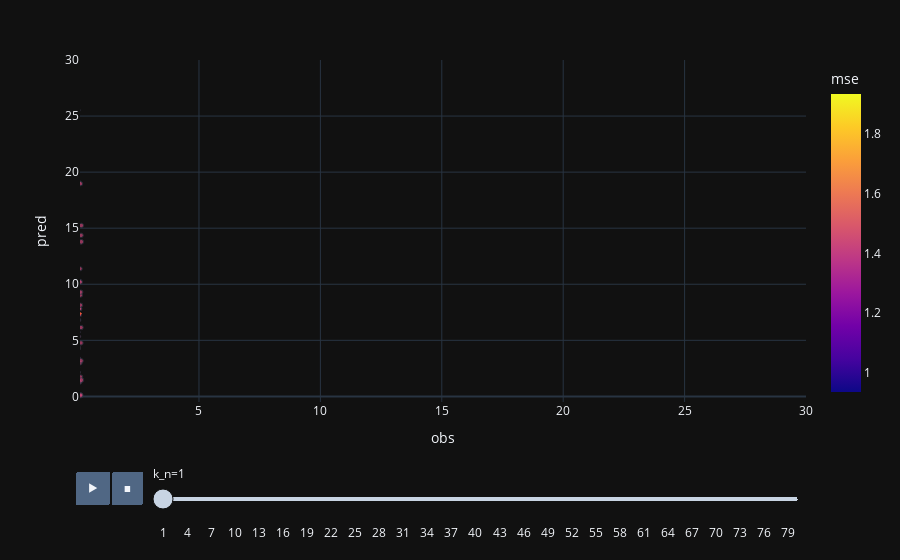

Source (notebook cell):
### Code cell
import pandas as pd
import plotly.express as px
import statsmodels as sm


px.scatter(df_test, x="obs", y="pred", animation_frame="k_n",
           #animation_group="mse",
           size="obs",
           color="mse", hover_name="mse",
           log_x=False,
           size_max=55,range_x=[0.1,30], range_y=[-0.5,30],
           trendline="ols"
           )

### Figure 1 — Plotly figure (JSON) as saved in the notebook; plotly's stock layout.template omitted (floating-point values rounded to 4 significant figures)
{"data": [{"hovertemplate": "<b>%{hovertext}</b><br><br>k_n=1<br>obs=%{marker.size}<br>pred=%{y}<br>mse=%{marker.color}<extra></extra>", "hovertext": [1.435, 1.435, 1.435, 1.435, 1.435, 1.435, 1.435, 1.435, 1.435, 1.435, 1.435, 1.435, 1.435, 1.435, 1.435, 1.435, 1.435, 1.435, 1.435, 1.435, 1.435, 1.435, 1.435, 1.435, 1.435, 1.435, 1.435, 1.435, 1.435, 1.435, 1.435, 1.435, 1.435, 1.435, 1.435, 1.435, 1.435, 1.435, 1.435, 1.435, 1.435, 1.435, 1.435, 1.435, 1.435, 1.435, 1.435, 1.435, 1.435, 1.435], "legendgroup": "", "marker": {"color": [1.435, 1.435, 1.435, 1.435, 1.435, 1.435, 1.435, 1.435, 1.435, 1.435, 1.435, 1.435, 1.435, 1.435, 1.435, 1.435, 1.435, 1.435, 1.435, 1.435, 1.435, 1.435, 1.435, 1.435, 1.435, 1.435, 1.435, 1.435, 1.435, 1.435, 1.435, 1.435, 1.435, 1.435, 1.435, 1.435, 1.435, 1.435, 1.435, 1.435, 1.435, 1.435, 1.435, 1.435, 1.435, 1.435, 1.435, 1.435, 1.435, 1.435], "coloraxis": "coloraxis", "size": [0.004708, 0.009296, 0.01809, 0.02728, 0.02795, 0.02997, 0.03034, 0.0327, 0.0328, 0.03442, 0.03829, 0.04111, 0.04862, 0.04957, 0.05169, 0.0523, 0.05384, 0.05498, 0.05939, 0.05956, 0.05957, 0.06658, 0.06903, 0.07014, 0.0715, 0.07622, 0.09315, 0.09331, 0.09588, 0.09613, 0.09761, 0.1009, 0.109, 0.1111, 0.1164, 0.1198, 0.1206, 0.1236, 0.1251, 0.1279, 0.1285, 0.1334, 0.1363, 0.1398, 0.1428, 0.1432, 0.1438, 0.1517, 0.153, 0.1563], "sizemode": "area", "sizeref": 0.01381, "symbol": "circle"}, "mode": "markers", "name": "", "orientation": "v", "showlegend": false, "x": [0.004708, 0.009296, 0.01809, 0.02728, 0.02795, 0.02997, 0.03034, 0.0327, 0.0328, 0.03442, 0.03829, 0.04111, 0.04862, 0.04957, 0.05169, 0.0523, 0.05384, 0.05498, 0.05939, 0.05956, 0.05957, 0.06658, 0.06903, 0.07014, 0.0715, 0.07622, 0.09315, 0.09331, 0.09588, 0.09613, 0.09761, 0.1009, 0.109, 0.1111, 0.1164, 0.1198, 0.1206, 0.1236, 0.1251, 0.1279, 0.1285, 0.1334, 0.1363, 0.1398, 0.1428, 0.1432, 0.1438, 0.1517, 0.153, 0.1563], "xaxis": "x", "y": [4.402, 4.458, 2.35, 11.54, 3.487, 9.716, 2.998, 21.26, 20.36, 1.63, 2.559, 8.143, 3.145, 3.022, 25.52, 5.726, 10.37, 4.235, 4.375, 10.37, 2.142, 5.336, 3.385, 6.809, 9.289, 19.1, 1.247, 7.258, 7.86, 1.332, 10.28, 7.803, 2.978, 11.39, 0.1498, 10.19, 9.026, 18.96, 8.137, 1.731, 0.05104, 9.3, 0.1171, 4.771, 6.143, 3.175, 14.36, 15.24, 13.79, 1.455], "yaxis": "y", "type": "scatter"}, {"hovertemplate": "<b>OLS trendline</b><br>pred = -1.70989 * obs + 7.59055<br>R<sup>2</sup>=0.000156<br><br>k_n=1<br>obs=%{x}<br>pred=%{y} <b>(trend)</b><extra></extra>", "legendgroup": "", "marker": {"symbol": "circle"}, "mode": "lines", "name": "", "showlegend": false, "x": [0.004708, 0.009296, 0.01809, 0.02728, 0.02795, 0.02997, 0.03034, 0.0327, 0.0328, 0.03442, 0.03829, 0.04111, 0.04862, 0.04957, 0.05169, 0.0523, 0.05384, 0.05498, 0.05939, 0.05956, 0.05957, 0.06658, 0.06903, 0.07014, 0.0715, 0.07622, 0.09315, 0.09331, 0.09588, 0.09613, 0.09761, 0.1009, 0.109, 0.1111, 0.1164, 0.1198, 0.1206, 0.1236, 0.1251, 0.1279, 0.1285, 0.1334, 0.1363, 0.1398, 0.1428, 0.1432, 0.1438, 0.1517, 0.153, 0.1563], "xaxis": "x", "y": [7.582, 7.575, 7.56, 7.544, 7.543, 7.539, 7.539, 7.535, 7.534, 7.532, 7.525, 7.52, 7.507, 7.506, 7.502, 7.501, 7.498, 7.497, 7.489, 7.489, 7.489, 7.477, 7.473, 7.471, 7.468, 7.46, 7.431, 7.431, 7.427, 7.426, 7.424, 7.418, 7.404, 7.401, 7.391, 7.386, 7.384, 7.379, 7.377, 7.372, 7.371, 7.362, 7.357, 7.351, 7.346, 7.346, 7.345, 7.331, 7.329, 7.323], "yaxis": "y", "type": "scatter"}], "layout": {"xaxis": {"anchor": "y", "domain": [0.0, 1.0], "title": {"text": "obs"}, "range": [0.1, 30]}, "yaxis": {"anchor": "x", "domain": [0.0, 1.0], "title": {"text": "pred"}, "range": [-0.5, 30]}, "coloraxis": {"colorbar": {"title": {"text": "mse"}}, "colorscale": [[0.0, "#0d0887"], [0.1111, "#46039f"], [0.2222, "#7201a8"], [0.3333, "#9c179e"], [0.4444, "#bd3786"], [0.5556, "#d8576b"], [0.6667, "#ed7953"], [0.7778, "#fb9f3a"], [0.8889, "#fdca26"], [1.0, "#f0f921"]]}, "legend": {"tracegroupgap": 0, "itemsizing": "constant"}, "margin": {"t": 60}, "updatemenus": [{"buttons": [{"args": [null, {"frame": {"duration": 500, "redraw": false}, "mode": "immediate", "fromcurrent": true, "transition": {"duration": 500, "easing": "linear"}}], "label": "&#9654;", "method": "animate"}, {"args": [[null], {"frame": {"duration": 0, "redraw": false}, "mode": "immediate", "fromcurrent": true, "transition": {"duration": 0, "easing": "linear"}}], "label": "&#9724;", "method": "animate"}], "direction": "left", "pad": {"r": 10, "t": 70}, "showactive": false, "type": "buttons", "x": 0.1, "xanchor": "right", "y": 0, "yanchor": "top"}], "sliders": [{"active": 0, "currentvalue": {"prefix": "k_n="}, "len": 0.9, "pad": {"b": 10, "t": 60}, "steps": [{"args": [["1"], {"frame": {"duration": 0, "redraw": false}, "mode": "immediate", "fromcurrent": true, "transition": {"duration": 0, "easing": "linear"}}], "label": "1", "method": "animate"}, {"args": [["2"], {"frame": {"duration": 0, "redraw": false}, "mode": "immediate", "fromcurrent": true, "transition": {"duration": 0, "easing": "linear"}}], "label": "2", "method": "animate"}, {"args": [["3"], {"frame": {"duration": 0, "redraw": false}, "mode": "immediate", "fromcurrent": true, "transition": {"duration": 0, "easing": "linear"}}], "label": "3", "method": "animate"}, {"args": [["4"], {"frame": {"duration": 0, "redraw": false}, "mode": "immediate", "fromcurrent": true, "transition": {"duration": 0, "easing": "linear"}}], "label": "4", "method": "animate"}, {"args": [["5"], {"frame": {"duration": 0, "redraw": false}, "mode": "immediate", "fromcurrent": true, "transition": {"duration": 0, "easing": "linear"}}], "label": "5", "method": "animate"}, {"args": [["6"], {"frame": {"duration": 0, "redraw": false}, "mode": "immediate", "fromcurrent": true, "transition": {"duration": 0, "easing": "linear"}}], "label": "6", "method": "animate"}, {"args": [["7"], {"frame": {"duration": 0, "redraw": false}, "mode": "immediate", "fromcurrent": true, "transition": {"duration": 0, "easing": "linear"}}], "label": "7", "method": "animate"}, {"args": [["8"], {"frame": {"duration": 0, "redraw": false}, "mode": "immediate", "fromcurrent": true, "transition": {"duration": 0, "easing": "linear"}}], "label": "8", "method": "animate"}, {"args": [["9"], {"frame": {"duration": 0, "redraw": false}, "mode": "immediate", "fromcurrent": true, "transition": {"duration": 0, "easing": "linear"}}], "label": "9", "method": "animate"}, {"args": [["10"], {"frame": {"duration": 0, "redraw": false}, "mode": "immediate", "fromcurrent": true, "transition": {"duration": 0, "easing": "linear"}}], "label": "10", "method": "animate"}, {"args": [["11"], {"frame": {"duration": 0, "redraw": false}, "mode": "immediate", "fromcurrent": true, "transition": {"duration": 0, "easing": "linear"}}], "label": "11", "method": "animate"}, {"args": [["12"], {"frame": {"duration": 0, "redraw": false}, "mode": "immediate", "fromcurrent": true, "transition": {"duration": 0, "easing": "linear"}}], "label": "12", "method": "animate"}, {"args": [["13"], {"frame": {"duration": 0, "redraw": false}, "mode": "immediate", "fromcurrent": true, "transition": {"duration": 0, "easing": "linear"}}], "label": "13", "method": "animate"}, {"args": [["14"], {"frame": {"duration": 0, "redraw": false}, "mode": "immediate", "fromcurrent": true, "transition": {"duration": 0, "easing": "linear"}}], "label": "14", "method": "animate"}, {"args": [["15"], {"frame": {"duration": 0, "redraw": false}, "mode": "immediate", "fromcurrent": true, "transition": {"duration": 0, "easing": "linear"}}], "label": "15", "method": "animate"}, {"args": [["16"], {"frame": {"duration": 0, "redraw": false}, "mode": "immediate", "fromcurrent": true, "transition": {"duration": 0, "easing": "linear"}}], "label": "16", "method": "animate"}, {"args": [["17"], {"frame": {"duration": 0, "redraw": false}, "mode": "immediate", "fromcurrent": true, "transition": {"duration": 0, "easing": "linear"}}], "label": "17", "method": "animate"}, {"args": [["18"], {"frame": {"duration": 0, "redraw": false}, "mode": "immediate", "fromcurrent": true, "transition": {"duration": 0, "easing": "linear"}}], "label": "18", "method": "animate"}, {"args": [["19"], {"frame": {"duration": 0, "redraw": false}, "mode": "immediate", "fromcurrent": true, "transition": {"duration": 0, "easing": "linear"}}], "label": "19", "method": "animate"}, {"args": [["20"], {"frame": {"duration": 0, "redraw": false}, "mode": "immediate", "fromcurrent": true, "transition": {"duration": 0, "easing": "linear"}}], "label": "20", "method": "animate"}, {"args": [["21"], {"frame": {"duration": 0, "redraw": false}, "mode": "immediate", "fromcurrent": true, "transition": {"duration": 0, "easing": "linear"}}], "label": "21", "method": "animate"}, {"args": [["22"], {"frame": {"duration": 0, "redraw": false}, "mode": "immediate", "fromcurrent": true, "transition": {"duration": 0, "easing": "linear"}}], "label": "22", "method": "animate"}, {"args": [["23"], {"frame": {"duration": 0, "redraw": false}, "mode": "immediate", "fromcurrent": true, "transition": {"duration": 0, "easing": "linear"}}], "label": "23", "method": "animate"}, {"args": [["24"], {"frame": {"duration": 0, "redraw": false}, "mode": "immediate", "fromcurrent": true, "transition": {"duration": 0, "easing": "linear"}}], "label": "24", "method": "animate"}, {"args": [["25"], {"frame": {"duration": 0, "redraw": false}, "mode": "immediate", "fromcurrent": true, "transition": {"duration": 0, "easing": "linear"}}], "label": "25", "method": "animate"}, {"args": [["26"], {"frame": {"duration": 0, "redraw": false}, "mode": "immediate", "fromcurrent": true, "transition": {"duration": 0, "easing": "linear"}}], "label": "26", "method": "animate"}, {"args": [["27"], {"frame": {"duration": 0, "redraw": false}, "mode": "immediate", "fromcurrent": true, "transition": {"duration": 0, "easing": "linear"}}], "label": "27", "method": "animate"}, {"args": [["28"], {"frame": {"duration": 0, "redraw": false}, "mode": "immediate", "fromcurrent": true, "transition": {"duration": 0, "easing": "linear"}}], "label": "28", "method": "animate"}, {"args": [["29"], {"frame": {"duration": 0, "redraw": false}, "mode": "immediate", "fromcurrent": true, "transition": {"duration": 0, "easing": "linear"}}], "label": "29", "method": "animate"}, {"args": [["30"], {"frame": {"duration": 0, "redraw": false}, "mode": "immediate", "fromcurrent": true, "transition": {"duration": 0, "easing": "linear"}}], "label": "30", "method": "animate"}, {"args": [["31"], {"frame": {"duration": 0, "redraw": false}, "mode": "immediate", "fromcurrent": true, "transition": {"duration": 0, "easing": "linear"}}], "label": "31", "method": "animate"}, {"args": [["32"], {"frame": {"duration": 0, "redraw": false}, "mode": "immediate", "fromcurrent": true, "transition": {"duration": 0, "easing": "linear"}}], "label": "32", "method": "animate"}, {"args": [["33"], {"frame": {"duration": 0, "redraw": false}, "mode": "immediate", "fromcurrent": true, "transition": {"duration": 0, "easing": "linear"}}], "label": "33", "method": "animate"}, {"args": [["34"], {"frame": {"duration": 0, "redraw": false}, "mode": "immediate", "fromcurrent": true, "transition": {"duration": 0, "easing": "linear"}}], "label": "34", "method": "animate"}, {"args": [["35"], {"frame": {"duration": 0, "redraw": false}, "mode": "immediate", "fromcurrent": true, "transition": {"duration": 0, "easing": "linear"}}], "label": "35", "method": "animate"}, {"args": [["36"], {"frame": {"duration": 0, "redraw": false}, "mode": "immediate", "fromcurrent": true, "transition": {"duration": 0, "easing": "linear"}}], "label": "36", "method": "animate"}, {"args": [["37"], {"frame": {"duration": 0, "redraw": false}, "mode": "immediate", "fromcurrent": true, "transition": {"duration": 0, "easing": "linear"}}], "label": "37", "method": "animate"}, {"args": [["38"], {"frame": {"duration": 0, "redraw": false}, "mode": "immediate", "fromcurrent": true, "transition": {"duration": 0, "easing": "linear"}}], "label": "38", "method": "animate"}, {"args": [["39"], {"frame": {"duration": 0, "redraw": false}, "mode": "immediate", "fromcurrent": true, "transition": {"duration": 0, "easing": "linear"}}], "label": "39", "method": "animate"}, {"args": [["40"], {"frame": {"duration": 0, "redraw": false}, "mode": "immediate", "fromcurrent": true, "transition": {"duration": 0, "easing": "linear"}}], "label": "40", "method": "animate"}, {"args": [["41"], {"frame": {"duration": 0, "redraw": false}, "mode": "immediate", "fromcurrent": true, "transition": {"duration": 0, "easing": "linear"}}], "label": "41", "method": "animate"}, {"args": [["42"], {"frame": {"duration": 0, "redraw": false}, "mode": "immediate", "fromcurrent": true, "transition": {"duration": 0, "easing": "linear"}}], "label": "42", "method": "animate"}, {"args": [["43"], {"frame": {"duration": 0, "redraw": false}, "mode": "immediate", "fromcurrent": true, "transition": {"duration": 0, "easing": "linear"}}], "label": "43", "method": "animate"}, {"args": [["44"], {"frame": {"duration": 0, "redraw": false}, "mode": "immediate", "fromcurrent": true, "transition": {"duration": 0, "easing": "linear"}}], "label": "44", "method": "animate"}, {"args": [["45"], {"frame": {"duration": 0, "redraw": false}, "mode": "immediate", "fromcurrent": true, "transition": {"duration": 0, "easing": "linear"}}], "label": "45", "method": "animate"}, {"args": [["46"], {"frame": {"duration": 0, "redraw": false}, "mode": "immediate", "fromcurrent": true, "transition": {"duration": 0, "easing": "linear"}}], "label": "46", "method": "animate"}, {"args": [["47"], {"frame": {"duration": 0, "redraw": false}, "mode": "immediate", "fromcurrent": true, "transition": {"duration": 0, "easing": "linear"}}], "label": "47", "method": "animate"}, {"args": [["48"], {"frame": {"duration": 0, "redraw": false}, "mode": "immediate", "fromcurrent": true, "transition": {"duration": 0, "easing": "linear"}}], "label": "48", "method": "animate"}, {"args": [["49"], {"frame": {"duration": 0, "redraw": false}, "mode": "immediate", "fromcurrent": true, "transition": {"duration": 0, "easing": "linear"}}], "label": "49", "method": "animate"}, {"args": [["50"], {"frame": {"duration": 0, "redraw": false}, "mode": "immediate", "fromcurrent": true, "transition": {"duration": 0, "easing": "linear"}}], "label": "50", "method": "animate"}, {"args": [["51"], {"frame": {"duration": 0, "redraw": false}, "mode": "immediate", "fromcurrent": true, "transition": {"duration": 0, "easing": "linear"}}], "label": "51", "method": "animate"}, {"args": [["52"], {"frame": {"duration": 0, "redraw": false}, "mode": "immediate", "fromcurrent": true, "transition": {"duration": 0, "easing": "linear"}}], "label": "52", "method": "animate"}, {"args": [["53"], {"frame": {"duration": 0, "redraw": false}, "mode": "immediate", "fromcurrent": true, "transition": {"duration": 0, "easing": "linear"}}], "label": "53", "method": "animate"}, {"args": [["54"], {"frame": {"duration": 0, "redraw": false}, "mode": "immediate", "fromcurrent": true, "transition": {"duration": 0, "easing": "linear"}}], "label": "54", "method": "animate"}, {"args": [["55"], {"frame": {"duration": 0, "redraw": false}, "mode": "immediate", "fromcurrent": true, "transition": {"duration": 0, "easing": "linear"}}], "label": "55", "method": "animate"}, {"args": [["56"], {"frame": {"duration": 0, "redraw": false}, "mode": "immediate", "fromcurrent": true, "transition": {"duration": 0, "easing": "linear"}}], "label": "56", "method": "animate"}, {"args": [["57"], {"frame": {"duration": 0, "redraw": false}, "mode": "immediate", "fromcurrent": true, "transition": {"duration": 0, "easing": "linear"}}], "label": "57", "method": "animate"}, {"args": [["58"], {"frame": {"duration": 0, "redraw": false}, "mode": "immediate", "fromcurrent": true, "transition": {"duration": 0, "easing": "linear"}}], "label": "58", "method": "animate"}, {"args": [["59"], {"frame": {"duration": 0, "redraw": false}, "mode": "immediate", "fromcurrent": true, "transition": {"duration": 0, "easing": "linear"}}], "label": "59", "method": "animate"}, {"args": [["60"], {"frame": {"duration": 0, "redraw": false}, "mode": "immediate", "fromcurrent": true, "transition": {"duration": 0, "easing": "linear"}}], "label": "60", "method": "animate"}, {"args": [["61"], {"frame": {"duration": 0, "redraw": false}, "mode": "immediate", "fromcurrent": true, "transition": {"duration": 0, "easing": "linear"}}], "label": "61", "method": "animate"}, {"args": [["62"], {"frame": {"duration": 0, "redraw": false}, "mode": "immediate", "fromcurrent": true, "transition": {"duration": 0, "easing": "linear"}}], "label": "62", "method": "animate"}, {"args": [["63"], {"frame": {"duration": 0, "redraw": false}, "mode": "immediate", "fromcurrent": true, "transition": {"duration": 0, "easing": "linear"}}], "label": "63", "method": "animate"}, {"args": [["64"], {"frame": {"duration": 0, "redraw": false}, "mode": "immediate", "fromcurrent": true, "transition": {"duration": 0, "easing": "linear"}}], "label": "64", "method": "animate"}, {"args": [["65"], {"frame": {"duration": 0, "redraw": false}, "mode": "immediate", "fromcurrent": true, "transition": {"duration": 0, "easing": "linear"}}], "label": "65", "method": "animate"}, {"args": [["66"], {"frame": {"duration": 0, "redraw": false}, "mode": "immediate", "fromcurrent": true, "transition": {"duration": 0, "easing": "linear"}}], "label": "66", "method": "animate"}, {"args": [["67"], {"frame": {"duration": 0, "redraw": false}, "mode": "immediate", "fromcurrent": true, "transition": {"duration": 0, "easing": "linear"}}], "label": "67", "method": "animate"}, {"args": [["68"], {"frame": {"duration": 0, "redraw": false}, "mode": "immediate", "fromcurrent": true, "transition": {"duration": 0, "easing": "linear"}}], "label": "68", "method": "animate"}, {"args": [["69"], {"frame": {"duration": 0, "redraw": false}, "mode": "immediate", "fromcurrent": true, "transition": {"duration": 0, "easing": "linear"}}], "label": "69", "method": "animate"}, {"args": [["70"], {"frame": {"duration": 0, "redraw": false}, "mode": "immediate", "fromcurrent": true, "transition": {"duration": 0, "easing": "linear"}}], "label": "70", "method": "animate"}, {"args": [["71"], {"frame": {"duration": 0, "redraw": false}, "mode": "immediate", "fromcurrent": true, "transition": {"duration": 0, "easing": "linear"}}], "label": "71", "method": "animate"}, {"args": [["72"], {"frame": {"duration": 0, "redraw": false}, "mode": "immediate", "fromcurrent": true, "transition": {"duration": 0, "easing": "linear"}}], "label": "72", "method": "animate"}, {"args": [["73"], {"frame": {"duration": 0, "redraw": false}, "mode": "immediate", "fromcurrent": true, "transition": {"duration": 0, "easing": "linear"}}], "label": "73", "method": "animate"}, {"args": [["74"], {"frame": {"duration": 0, "redraw": false}, "mode": "immediate", "fromcurrent": true, "transition": {"duration": 0, "easing": "linear"}}], "label": "74", "method": "animate"}, {"args": [["75"], {"frame": {"duration": 0, "redraw": false}, "mode": "immediate", "fromcurrent": true, "transition": {"duration": 0, "easing": "linear"}}], "label": "75", "method": "animate"}, {"args": [["76"], {"frame": {"duration": 0, "redraw": false}, "mode": "immediate", "fromcurrent": true, "transition": {"duration": 0, "easing": "linear"}}], "label": "76", "method": "animate"}, {"args": [["77"], {"frame": {"duration": 0, "redraw": false}, "mode": "immediate", "fromcurrent": true, "transition": {"duration": 0, "easing": "linear"}}], "label": "77", "method": "animate"}, {"args": [["78"], {"frame": {"duration": 0, "redraw": false}, "mode": "immediate", "fromcurrent": true, "transition": {"duration": 0, "easing": "linear"}}], "label": "78", "method": "animate"}, {"args": [["79"], {"frame": {"duration": 0, "redraw": false}, "mode": "immediate", "fromcurrent": true, "transition": {"duration": 0, "easing": "linear"}}], "label": "79", "method": "animate"}, {"args": [["80"], {"frame": {"duration": 0, "redraw": false}, "mode": "immediate", "fromcurrent": true, "transition": {"duration": 0, "easing": "linear"}}], "label": "80", "method": "animate"}], "x": 0.1, "xanchor": "left", "y": 0, "yanchor": "top"}]}}
